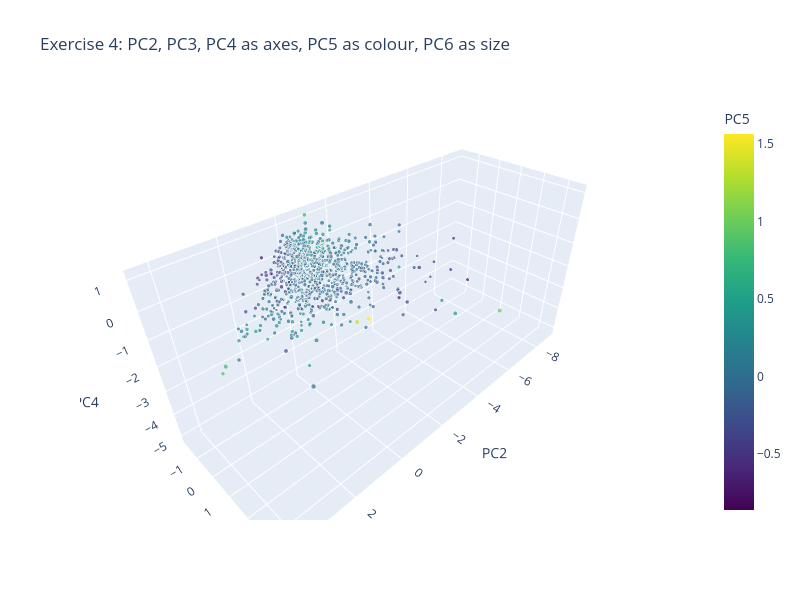

Notebook source saved alongside this figure:
### Markdown cell above
### Exercise 4

Q. Build the five-dimensional view of a different set of components. Scale `log_oas`, `duration`, `coupon`, `score`, `yield_pct`, and `price` of the bonds, fit a PCA, and draw the bonds with plotly (and a still matplotlib view) on **PC2, PC3, and PC4** as the axes, **PC5** as colour, and **PC6** as marker size. Store the percent of the variance that these five components carry together in **ex4_pct**, and say in a sentence what the picture shows.

### Code cell
import plotly.express as px
from sklearn.preprocessing import StandardScaler

# the six scaled columns of section 14.7
bonds = pd.read_csv("benchmark.csv", float_precision="round_trip").merge(pd.read_csv("ratings.csv")[["rating", "score"]], on="rating",
                                                                           how="left", validate="many_to_one")
bonds["log_oas"] = np.log(bonds["oas"])
six = ["log_oas", "duration", "coupon", "score", "yield_pct", "price"]
bonds_scaled = StandardScaler().fit_transform(bonds[six])
pca_bonds = PCA().fit(bonds_scaled)
loadings_bonds = mlkit.pca_loadings(pca_bonds, six)
scores_bonds = pd.DataFrame((bonds_scaled - pca_bonds.mean_) @ loadings_bonds.to_numpy(), columns=loadings_bonds.columns)
explained_bonds = mlkit.explained_table(pca_bonds)
ex4_pct = float(explained_bonds["explained_pct"].iloc[1:].sum())
print(f"PC2 to PC6 carry {ex4_pct:.2f} percent of the variance; PC1 alone carries {explained_bonds['explained_pct'].iloc[0]:.2f}")

# a still view: PC2, PC3, PC4 as axes, PC5 as colour, PC6 as size (shifted to start above 0)
size_pc6 = scores_bonds["PC6"] - scores_bonds["PC6"].min() + 0.5
fig = plt.figure(figsize=(8.5, 6.5))
ax = fig.add_subplot(projection="3d")
points = ax.scatter(scores_bonds["PC2"], scores_bonds["PC3"], scores_bonds["PC4"], c=scores_bonds["PC5"], cmap="viridis",
                    s=8 + 12 * size_pc6, alpha=0.7)
fig.colorbar(points, ax=ax, shrink=0.6, pad=0.1, label="PC5")
ax.set_xlabel("PC2")
ax.set_ylabel("PC3")
ax.set_zlabel("PC4")
ax.set_title("Exercise 4: PC2, PC3, PC4 as axes, PC5 as colour, PC6 as size (still view)")
plt.show()

# the interactive view
fig = px.scatter_3d(scores_bonds.assign(PC6_shifted=size_pc6), x="PC2", y="PC3", z="PC4", color="PC5", size="PC6_shifted", size_max=8,
                    color_continuous_scale="Viridis", title="Exercise 4: PC2, PC3, PC4 as axes, PC5 as colour, PC6 as size",
                    width=800, height=600)
fig.show()

### Figure 1 — Plotly figure (JSON) as saved in the notebook; plotly's stock layout.template omitted (floating-point values rounded to 4 significant figures; data arrays with more than 128 entries replaced by an {"elided": "..."} marker saying what was removed)
{"data": [{"hovertemplate": "PC2=%{x}<br>PC3=%{y}<br>PC4=%{z}<br>PC6_shifted=%{marker.size}<br>PC5=%{marker.color}<extra></extra>", "legendgroup": "", "marker": {"color": {"elided": "821 float values"}, "coloraxis": "coloraxis", "size": {"elided": "821 float values"}, "sizemode": "area", "sizeref": 0.03168, "symbol": "circle"}, "mode": "markers", "name": "", "scene": "scene", "showlegend": false, "type": "scatter3d", "x": {"elided": "821 float values"}, "y": {"elided": "821 float values"}, "z": {"elided": "821 float values"}}], "layout": {"coloraxis": {"autocolorscale": false, "colorbar": {"title": {"text": "PC5"}}, "colorscale": [[0.0, "#440154"], [0.1111, "#482878"], [0.2222, "#3e4989"], [0.3333, "#31688e"], [0.4444, "#26828e"], [0.5556, "#1f9e89"], [0.6667, "#35b779"], [0.7778, "#6ece58"], [0.8889, "#b5de2b"], [1.0, "#fde725"]]}, "height": 600, "legend": {"itemsizing": "constant", "tracegroupgap": 0}, "scene": {"domain": {"x": [0.0, 1.0], "y": [0.0, 1.0]}, "xaxis": {"title": {"text": "PC2"}}, "yaxis": {"title": {"text": "PC3"}}, "zaxis": {"title": {"text": "PC4"}}}, "title": {"text": "Exercise 4: PC2, PC3, PC4 as axes, PC5 as colour, PC6 as size"}, "width": 800}}
